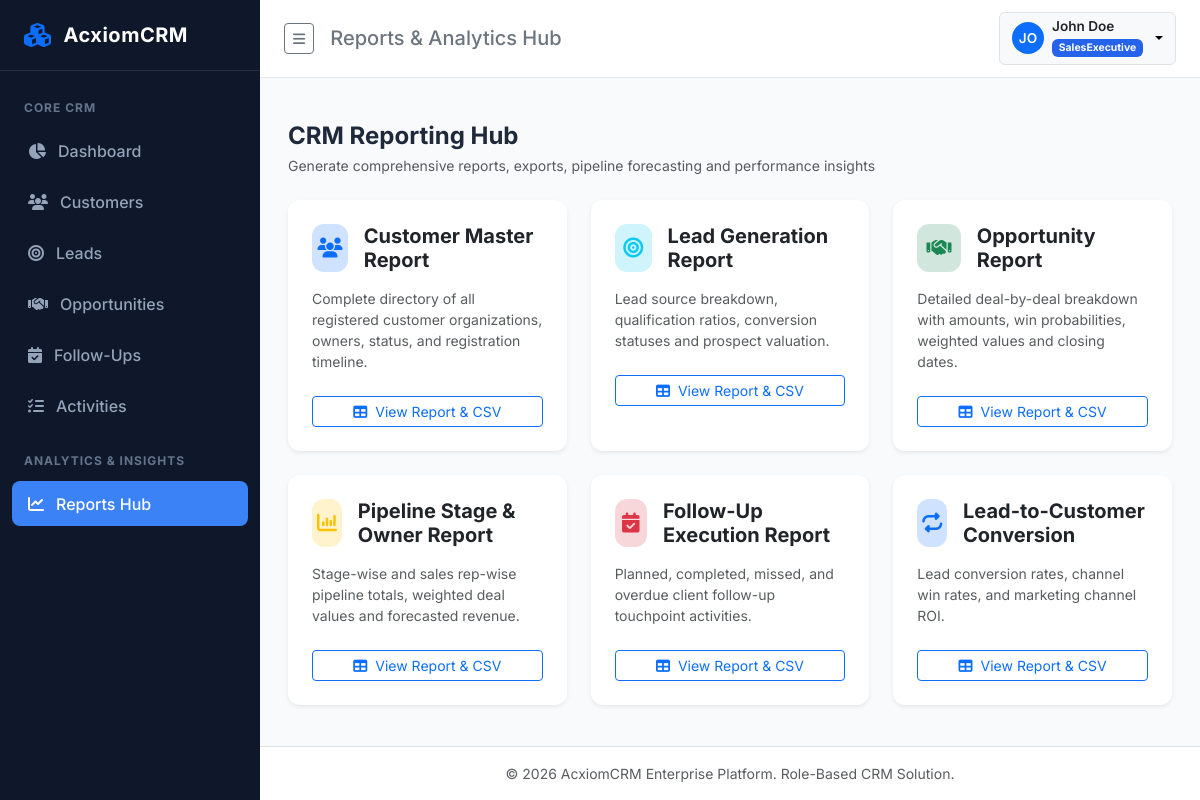
/reports/ (signed in), run on the app's committed database.
### app/models/user.py (models this page shows, shortened)
class User(UserMixin, db.Model):
    __tablename__ = 'users'
    id = db.Column(db.Integer, primary_key=True)
    name = db.Column(db.String(100), nullable=False)
    email = db.Column(db.String(120), unique=True, nullable=False, index=True)
    password_hash = db.Column(db.String(255), nullable=False)
    role = db.Column(db.String(50), nullable=False, default=Role.SALES_EXECUTIVE)
    is_active = db.Column(db.Boolean, default=True, nullable=False)
    failed_login_count = db.Column(db.Integer, default=0, nullable=False)
    lockout_end = db.Column(db.DateTime, nullable=True)
    created_date = db.Column(db.DateTime, default=lambda: datetime.now(timezone.utc), nullable=False)
    assigned_customers = db.relationship('Customer', foreign_keys='Customer.owner_id', backref='owner', lazy=True)
    assigned_leads = db.relationship('Lead', foreign_keys='Lead.assigned_to_id', backref='assigned_to', lazy=True)
    assigned_opportunities = db.relationship('Opportunity', foreign_keys='Opportunity.assigned_to_id', backref='assigned_to', lazy=True)
    assigned_followups = db.relationship('FollowUp', foreign_keys='FollowUp.assigned_to_id', backref='assigned_to', lazy=True)
    assigned_activities = db.relationship('Activity', foreign_keys='Activity.assigned_to_id', backref='assigned_to', lazy=True)
    audit_logs = db.relationship('AuditLog', backref='user', lazy=True)
    @property
    def is_admin(self):
        return self.role == Role.ADMIN
    @property
    def is_manager(self):
        return self.role == Role.MANAGER

### app/routes/report_routes.py (the view)
@report_bp.route('/')
@login_required
def hub():
    return render_template('reports/hub.html')

### app/__init__.py (called while the page is built)
@login_manager.user_loader
def load_user(user_id):
    return User.query.get(int(user_id))

### app/templates/reports/hub.html (shortened to what this page needs)
{% extends "base.html" %}
{% block header_title %}Reports & Analytics Hub{% endblock %}
{% block content %}
<div class="container-fluid p-0">
    <div class="mb-4">
        <h4 class="fw-bold mb-1">CRM Reporting Hub</h4>
        <p class="text-muted small mb-0">Generate comprehensive reports, exports, pipeline forecasting and performance insights</p>
    </div>
    <div class="row g-4">
        <div class="col-md-6 col-lg-4">
            <div class="card h-100 shadow-sm border-0">
                <div class="card-body p-4">
                    <div class="d-flex align-items-center gap-3 mb-3">
                        <div class="kpi-icon bg-primary-subtle text-primary"><i class="fa-solid fa-users"></i></div>
                        <h5 class="fw-bold m-0">Customer Master Report</h5>
                    </div>
                    <p class="small text-muted mb-4">Complete directory of all registered customer organizations, owners, status, and registration timeline.</p>
                    <a href="{{ url_for('reports.customers_report') }}" class="btn btn-outline-primary btn-sm w-100">
                        <i class="fa-solid fa-table me-1"></i> View Report & CSV
                    </a>
                </div>
            </div>
        </div>
        <div class="col-md-6 col-lg-4">
            <div class="card h-100 shadow-sm border-0">
                <div class="card-body p-4">
                    <div class="d-flex align-items-center gap-3 mb-3">
                        <div class="kpi-icon bg-info-subtle text-info"><i class="fa-solid fa-bullseye"></i></div>
                        <h5 class="fw-bold m-0">Lead Generation Report</h5>
                    </div>
                    <p class="small text-muted mb-4">Lead source breakdown, qualification ratios, conversion statuses and prospect valuation.</p>
                    <a href="{{ url_for('reports.leads_report') }}" class="btn btn-outline-primary btn-sm w-100">
                        <i class="fa-solid fa-table me-1"></i> View Report & CSV
                    </a>
                </div>
            </div>
        </div>
        <div class="col-md-6 col-lg-4">
            <div class="card h-100 shadow-sm border-0">
                <div class="card-body p-4">
                    <div class="d-flex align-items-center gap-3 mb-3">
                        <div class="kpi-icon bg-success-subtle text-success"><i class="fa-solid fa-handshake"></i></div>
                        <h5 class="fw-bold m-0">Opportunity Report</h5>
                    </div>
                    <p class="small text-muted mb-4">Detailed deal-by-deal breakdown with amounts, win probabilities, weighted values and closing dates.</p>
                    <a href="{{ url_for('reports.opportunities_report') }}" class="btn btn-outline-primary btn-sm w-100">
                        <i class="fa-solid fa-table me-1"></i> View Report & CSV
                    </a>
                </div>
            </div>
        </div>
        <div class="col-md-6 col-lg-4">
            <div class="card h-100 shadow-sm border-0">
                <div class="card-body p-4">
                    <div class="d-flex align-items-center gap-3 mb-3">
                        <div class="kpi-icon bg-warning-subtle text-warning"><i class="fa-solid fa-chart-column"></i></div>
                        <h5 class="fw-bold m-0">Pipeline Stage & Owner Report</h5>
                    </div>
                    <p class="small text-muted mb-4">Stage-wise and sales rep-wise pipeline totals, weighted deal values and forecasted revenue.</p>
                    <a href="{{ url_for('reports.pipeline_report') }}" class="btn btn-outline-primary btn-sm w-100">
                        <i class="fa-solid fa-table me-1"></i> View Report & CSV
                    </a>
                </div>
            </div>
        </div>
        <div class="col-md-6 col-lg-4">
            <div class="card h-100 shadow-sm border-0">
                <div class="card-body p-4">
                    <div class="d-flex align-items-center gap-3 mb-3">
                        <div class="kpi-icon bg-danger-subtle text-danger"><i class="fa-solid fa-calendar-check"></i></div>
                        <h5 class="fw-bold m-0">Follow-Up Execution Report</h5>
                    </div>
                    <p class="small text-muted mb-4">Planned, completed, missed, and overdue client follow-up touchpoint activities.</p>
                    <a href="{{ url_for('reports.followups_report') }}" class="btn btn-outline-primary btn-sm w-100">
                        <i class="fa-solid fa-table me-1"></i> View Report & CSV
                    </a>
                </div>
            </div>
        </div>
        <div class="col-md-6 col-lg-4">
            <div class="card h-100 shadow-sm border-0">
                <div class="card-body p-4">
                    <div class="d-flex align-items-center gap-3 mb-3">
                        <div class="kpi-icon bg-primary-subtle text-primary"><i class="fa-solid fa-repeat"></i></div>
                        <h5 class="fw-bold m-0">Lead-to-Customer Conversion</h5>
                    </div>
                    <p class="small text-muted mb-4">Lead conversion rates, channel win rates, and marketing channel ROI.</p>
                    <a href="{{ url_for('reports.conversion_report') }}" class="btn btn-outline-primary btn-sm w-100">
                        <i class="fa-solid fa-table me-1"></i> View Report & CSV
                    </a>
                </div>
            </div>
        </div>
    </div>
</div>
{% endblock %}

### app/templates/base.html (shortened to what this page needs)
<!DOCTYPE html>
<html lang="en">
<head>
    <link href="https://cdn.jsdelivr.net/npm/bootstrap@5.3.3/dist/css/bootstrap.min.css" rel="stylesheet">
    <link href="https://cdnjs.cloudflare.com/ajax/libs/font-awesome/6.5.1/css/all.min.css" rel="stylesheet">
    <link href="{{ url_for('static', filename='css/custom.css') }}" rel="stylesheet">
</head>
<body>
{% if current_user.is_authenticated %}
<div class="d-flex" id="wrapper">
    <div id="sidebar-wrapper">
        <div class="sidebar-brand">
            <i class="fa-solid fa-cubes text-primary fs-4"></i>
            <span>{{ app_name }}</span>
        </div>
        <div class="list-group list-group-flush pt-2">
            <div class="sidebar-heading">Core CRM</div>
            <div class="nav-item">
                <a href="{{ url_for('dashboard.index') }}" class="nav-link {% if request.endpoint == 'dashboard.index' %}active{% endif %}">
                    <i class="fa-solid fa-chart-pie w-20"></i> Dashboard
                </a>
            </div>
            <div class="nav-item">
                <a href="{{ url_for('customers.list_customers') }}" class="nav-link {% if 'customers.' in request.endpoint %}active{% endif %}">
                    <i class="fa-solid fa-users w-20"></i> Customers
                </a>
            </div>
            <div class="nav-item">
                <a href="{{ url_for('leads.list_leads') }}" class="nav-link {% if 'leads.' in request.endpoint %}active{% endif %}">
                    <i class="fa-solid fa-bullseye w-20"></i> Leads
                </a>
            </div>
            <div class="nav-item">
                <a href="{{ url_for('opportunities.list_opportunities') }}" class="nav-link {% if 'opportunities.' in request.endpoint %}active{% endif %}">
                    <i class="fa-solid fa-handshake w-20"></i> Opportunities
                </a>
            </div>
            <div class="nav-item">
                <a href="{{ url_for('followups.list_followups') }}" class="nav-link {% if 'followups.' in request.endpoint %}active{% endif %}">
                    <i class="fa-solid fa-calendar-check w-20"></i> Follow-Ups
                </a>
            </div>
            <div class="nav-item">
                <a href="{{ url_for('activities.list_activities') }}" class="nav-link {% if 'activities.' in request.endpoint %}active{% endif %}">
                    <i class="fa-solid fa-list-check w-20"></i> Activities
                </a>
            </div>
            <div class="sidebar-heading">Analytics & Insights</div>
            <div class="nav-item">
                <a href="{{ url_for('reports.hub') }}" class="nav-link {% if 'reports.' in request.endpoint %}active{% endif %}">
                    <i class="fa-solid fa-chart-line w-20"></i> Reports Hub
                </a>
            </div>
        </div>
    </div>
    <div id="page-content-wrapper">
        <nav class="top-navbar d-flex justify-content-between align-items-center">
            <div class="d-flex align-items-center gap-3">
                <button class="btn btn-outline-secondary btn-sm" id="sidebar-toggle" type="button">
                    <i class="fa-solid fa-bars"></i>
                </button>
                <h5 class="m-0 d-none d-md-block text-secondary">{% block header_title %}Overview{% endblock %}</h5>
            </div>
            <div class="d-flex align-items-center gap-3">
                <div class="dropdown">
                    <button class="btn btn-light dropdown-toggle d-flex align-items-center gap-2 border" type="button" data-bs-toggle="dropdown">
                        <div class="rounded-circle bg-primary text-white d-flex align-items-center justify-content-center" style="width: 32px; height: 32px; font-size: 0.85rem; font-weight: 600;">
                            {{ current_user.name[:2].upper() }}
                        </div>
                        <div class="text-start d-none d-sm-block">
                            <div class="fw-semibold text-dark" style="font-size: 0.85rem; line-height: 1.1;">{{ current_user.name }}</div>
                            <span class="badge {% if current_user.is_admin %}badge-role-admin{% elif current_user.is_manager %}badge-role-manager{% else %}badge-role-sales{% endif %}" style="font-size: 0.65rem;">
                                {{ current_user.role }}
                            </span>
                        </div>
                    </button>
                </div>
            </div>
        </nav>
        <div class="container-fluid px-4 pt-3">
        </div>
        <main class="main-content">
            {% block content %}{% endblock %}
        </main>
        <footer class="bg-white border-top py-3 px-4 text-center text-muted small mt-auto">
            &copy; {{ now.year }} {{ app_name }} Enterprise Platform. Role-Based CRM Solution.
        </footer>
    </div>
</div>
{% endif %}
</body>
</html>

### app/static/css/custom.css (style rules this page uses)
:root { --sidebar-width: 260px; --primary-color: #2563eb; --primary-hover: #1d4ed8; --secondary-color: #475569; --dark-sidebar: #0f172a; --sidebar-hover: #1e293b; --sidebar-active: #3b82f6; --bg-light: #f8fafc; --card-border: #e2e8f0; }
body { font-family: 'Inter', -apple-system, BlinkMacSystemFont, "Segoe UI", Roboto, sans-serif; background-color: var(--bg-light); color: #1e293b; overflow-x: hidden; }
#sidebar-wrapper { min-height: 100vh; width: var(--sidebar-width); background-color: var(--dark-sidebar); color: #cbd5e1; transition: all 0.3s ease; position: fixed; z-index: 1030; }
#sidebar-wrapper .sidebar-brand { padding: 1.25rem 1.5rem; font-size: 1.25rem; font-weight: 700; letter-spacing: 0.5px; color: #fff; border-bottom: 1px solid rgba(255, 255, 255, 0.1); display: flex; align-items: center; gap: 0.75rem; }
#sidebar-wrapper .nav-item { margin: 0.2rem 0.75rem; }
#sidebar-wrapper .nav-link { color: #94a3b8; padding: 0.65rem 1rem; border-radius: 0.5rem; font-weight: 500; display: flex; align-items: center; gap: 0.75rem; transition: all 0.2s; }
#sidebar-wrapper .nav-link.active { color: #fff; background-color: var(--sidebar-active); }
#sidebar-wrapper .sidebar-heading { font-size: 0.75rem; text-transform: uppercase; letter-spacing: 1px; color: #64748b; padding: 1.25rem 1.5rem 0.5rem; font-weight: 700; }
#page-content-wrapper { margin-left: var(--sidebar-width); min-height: 100vh; display: flex; flex-direction: column; transition: all 0.3s ease; }
.top-navbar { background: #ffffff; border-bottom: 1px solid var(--card-border); padding: 0.75rem 1.5rem; position: sticky; top: 0; z-index: 1020; }
.main-content { flex: 1; padding: 1.75rem; }
.card { border: 1px solid var(--card-border); border-radius: 0.75rem; box-shadow: 0 1px 3px 0 rgba(0, 0, 0, 0.05); background-color: #ffffff; }
.kpi-icon { width: 48px; height: 48px; border-radius: 12px; display: flex; align-items: center; justify-content: center; font-size: 1.25rem; }
.badge-role-sales { background-color: #2563eb; color: white; }

### data on the page
User: name "JO", name "John Doe", role "SalesExecutive"

### other printed values
{{ app_name }} "AcxiomCRM"
